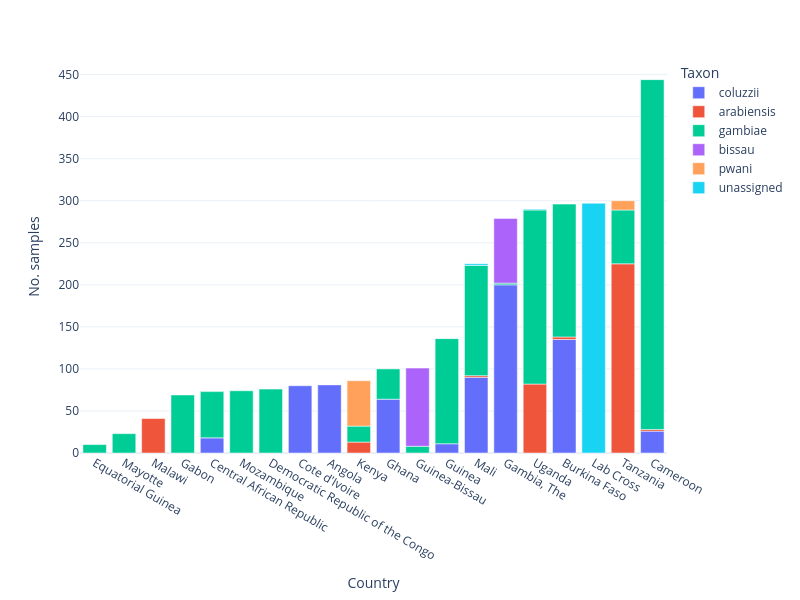
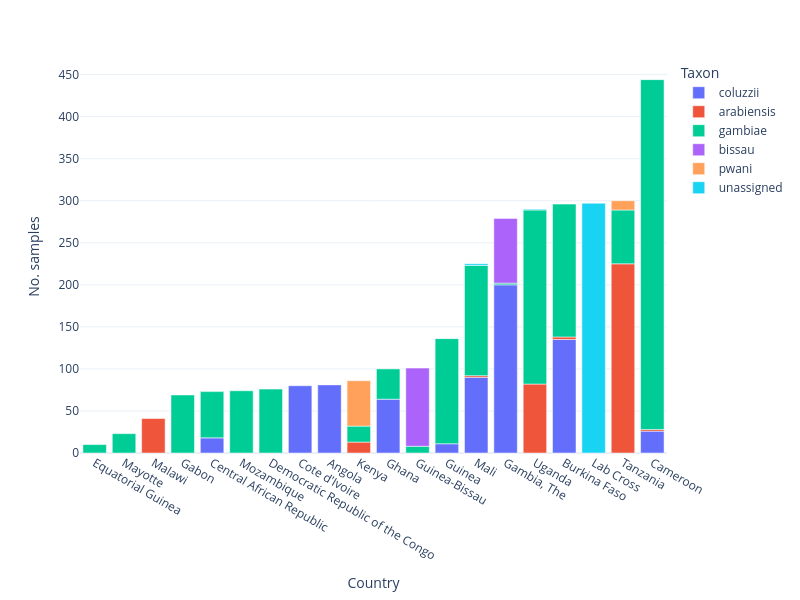

Here is the notebook cell these charts were saved with, in order:
### Markdown cell above
## `plot_samples_bar`

Plots a plotly bar chart of sample counts grouped by a chosen metadata variable (and optionally a second, for stacking/colouring).

Parameters:
- `x` (required): metadata column for the X axis / grouping, e.g. `"country"` or `"year"` (samples with missing `year` are dropped automatically when `x="year"`).
- `sample_sets`, `sample_query`, `sample_query_options`, `sample_indices`: sample-selection parameters as above.
- `color` (optional): a second metadata column to colour/stack bars by, e.g. `"taxon"`.
- `sort` (default `True`): if `True`, order the bars by count (ascending); if `False`, use the natural/categorical order of the `x` values.
- `template` (default `"plotly_white"`): plotly figure theme.
- `width`, `height` (default `800`, `600`): figure size in pixels.
- `show` (default `True`): display immediately vs. return the figure object.
- `renderer` (optional): plotly renderer name to use when displaying (e.g. `"notebook"`, `"png"`); `None` uses plotly's default.
- `**kwargs`: passed through to `plotly.express.bar()` for further customisation.

Below we plot sample counts by `country`, coloured by `taxon`, sorted by size.

### Code cell
ag3.plot_samples_bar(x="country", color="taxon", sample_sets="3.0", sort=True)

### Figure 1 — Plotly figure (JSON) as saved in the notebook; plotly's stock layout.template omitted (floating-point values rounded to 4 significant figures)
{"data": [{"hovertemplate": "taxon=coluzzii<br>country=%{x}<br>sample_id=%{y}<extra></extra>", "legendgroup": "coluzzii", "marker": {"color": "#636efa", "pattern": {"shape": ""}}, "name": "coluzzii", "orientation": "v", "showlegend": true, "textposition": "auto", "type": "bar", "x": ["Angola", "Burkina Faso", "Cameroon", "Central African Republic", "Cote d'Ivoire", "Gambia, The", "Ghana", "Guinea", "Mali"], "xaxis": "x", "y": [81, 135, 26, 18, 80, 200, 64, 11, 90], "yaxis": "y"}, {"hovertemplate": "taxon=arabiensis<br>country=%{x}<br>sample_id=%{y}<extra></extra>", "legendgroup": "arabiensis", "marker": {"color": "#EF553B", "pattern": {"shape": ""}}, "name": "arabiensis", "orientation": "v", "showlegend": true, "textposition": "auto", "type": "bar", "x": ["Burkina Faso", "Cameroon", "Kenya", "Malawi", "Mali", "Tanzania", "Uganda"], "xaxis": "x", "y": [3, 2, 13, 41, 2, 225, 82], "yaxis": "y"}, {"hovertemplate": "taxon=gambiae<br>country=%{x}<br>sample_id=%{y}<extra></extra>", "legendgroup": "gambiae", "marker": {"color": "#00cc96", "pattern": {"shape": ""}}, "name": "gambiae", "orientation": "v", "showlegend": true, "textposition": "auto", "type": "bar", "x": ["Burkina Faso", "Cameroon", "Central African Republic", "Democratic Republic of the Congo", "Equatorial Guinea", "Gabon", "Gambia, The", "Ghana", "Guinea", "Guinea-Bissau", "Kenya", "Mali", "Mayotte", "Mozambique", "Tanzania", "Uganda"], "xaxis": "x", "y": [158, 416, 55, 76, 10, 69, 2, 36, 125, 8, 19, 131, 23, 74, 64, 207], "yaxis": "y"}, {"hovertemplate": "taxon=bissau<br>country=%{x}<br>sample_id=%{y}<extra></extra>", "legendgroup": "bissau", "marker": {"color": "#ab63fa", "pattern": {"shape": ""}}, "name": "bissau", "orientation": "v", "showlegend": true, "textposition": "auto", "type": "bar", "x": ["Gambia, The", "Guinea-Bissau"], "xaxis": "x", "y": [77, 93], "yaxis": "y"}, {"hovertemplate": "taxon=pwani<br>country=%{x}<br>sample_id=%{y}<extra></extra>", "legendgroup": "pwani", "marker": {"color": "#FFA15A", "pattern": {"shape": ""}}, "name": "pwani", "orientation": "v", "showlegend": true, "textposition": "auto", "type": "bar", "x": ["Kenya", "Tanzania"], "xaxis": "x", "y": [54, 11], "yaxis": "y"}, {"hovertemplate": "taxon=unassigned<br>country=%{x}<br>sample_id=%{y}<extra></extra>", "legendgroup": "unassigned", "marker": {"color": "#19d3f3", "pattern": {"shape": ""}}, "name": "unassigned", "orientation": "v", "showlegend": true, "textposition": "auto", "type": "bar", "x": ["Lab Cross", "Mali", "Uganda"], "xaxis": "x", "y": [297, 2, 1], "yaxis": "y"}], "layout": {"barmode": "relative", "height": 600, "legend": {"title": {"text": "Taxon"}, "tracegroupgap": 0}, "margin": {"t": 60}, "width": 800, "xaxis": {"anchor": "y", "categoryarray": ["Equatorial Guinea", "Mayotte", "Malawi", "Gabon", "Central African Republic", "Mozambique", "Democratic Republic of the Congo", "Cote d'Ivoire", "Angola", "Kenya", "Ghana", "Guinea-Bissau", "Guinea", "Mali", "Gambia, The", "Uganda", "Burkina Faso", "Lab Cross", "Tanzania", "Cameroon"], "categoryorder": "array", "domain": [0.0, 1.0], "title": {"text": "Country"}}, "yaxis": {"anchor": "x", "domain": [0.0, 1.0], "title": {"text": "No. samples"}}}}

### Figure 2 — Plotly figure (JSON) as saved in the notebook; plotly's stock layout.template omitted (floating-point values rounded to 4 significant figures)
{"data": [{"hovertemplate": "taxon=coluzzii<br>country=%{x}<br>sample_id=%{y}<extra></extra>", "legendgroup": "coluzzii", "marker": {"color": "#636efa", "pattern": {"shape": ""}}, "name": "coluzzii", "orientation": "v", "showlegend": true, "textposition": "auto", "type": "bar", "x": ["Angola", "Burkina Faso", "Cameroon", "Central African Republic", "Cote d'Ivoire", "Gambia, The", "Ghana", "Guinea", "Mali"], "xaxis": "x", "y": [81, 135, 26, 18, 80, 200, 64, 11, 90], "yaxis": "y"}, {"hovertemplate": "taxon=arabiensis<br>country=%{x}<br>sample_id=%{y}<extra></extra>", "legendgroup": "arabiensis", "marker": {"color": "#EF553B", "pattern": {"shape": ""}}, "name": "arabiensis", "orientation": "v", "showlegend": true, "textposition": "auto", "type": "bar", "x": ["Burkina Faso", "Cameroon", "Kenya", "Malawi", "Mali", "Tanzania", "Uganda"], "xaxis": "x", "y": [3, 2, 13, 41, 2, 225, 82], "yaxis": "y"}, {"hovertemplate": "taxon=gambiae<br>country=%{x}<br>sample_id=%{y}<extra></extra>", "legendgroup": "gambiae", "marker": {"color": "#00cc96", "pattern": {"shape": ""}}, "name": "gambiae", "orientation": "v", "showlegend": true, "textposition": "auto", "type": "bar", "x": ["Burkina Faso", "Cameroon", "Central African Republic", "Democratic Republic of the Congo", "Equatorial Guinea", "Gabon", "Gambia, The", "Ghana", "Guinea", "Guinea-Bissau", "Kenya", "Mali", "Mayotte", "Mozambique", "Tanzania", "Uganda"], "xaxis": "x", "y": [158, 416, 55, 76, 10, 69, 2, 36, 125, 8, 19, 131, 23, 74, 64, 207], "yaxis": "y"}, {"hovertemplate": "taxon=bissau<br>country=%{x}<br>sample_id=%{y}<extra></extra>", "legendgroup": "bissau", "marker": {"color": "#ab63fa", "pattern": {"shape": ""}}, "name": "bissau", "orientation": "v", "showlegend": true, "textposition": "auto", "type": "bar", "x": ["Gambia, The", "Guinea-Bissau"], "xaxis": "x", "y": [77, 93], "yaxis": "y"}, {"hovertemplate": "taxon=pwani<br>country=%{x}<br>sample_id=%{y}<extra></extra>", "legendgroup": "pwani", "marker": {"color": "#FFA15A", "pattern": {"shape": ""}}, "name": "pwani", "orientation": "v", "showlegend": true, "textposition": "auto", "type": "bar", "x": ["Kenya", "Tanzania"], "xaxis": "x", "y": [54, 11], "yaxis": "y"}, {"hovertemplate": "taxon=unassigned<br>country=%{x}<br>sample_id=%{y}<extra></extra>", "legendgroup": "unassigned", "marker": {"color": "#19d3f3", "pattern": {"shape": ""}}, "name": "unassigned", "orientation": "v", "showlegend": true, "textposition": "auto", "type": "bar", "x": ["Lab Cross", "Mali", "Uganda"], "xaxis": "x", "y": [297, 2, 1], "yaxis": "y"}], "layout": {"barmode": "relative", "height": 600, "legend": {"title": {"text": "Taxon"}, "tracegroupgap": 0}, "margin": {"t": 60}, "width": 800, "xaxis": {"anchor": "y", "categoryarray": ["Equatorial Guinea", "Mayotte", "Malawi", "Gabon", "Central African Republic", "Mozambique", "Democratic Republic of the Congo", "Cote d'Ivoire", "Angola", "Kenya", "Ghana", "Guinea-Bissau", "Guinea", "Mali", "Gambia, The", "Uganda", "Burkina Faso", "Lab Cross", "Tanzania", "Cameroon"], "categoryorder": "array", "domain": [0.0, 1.0], "title": {"text": "Country"}}, "yaxis": {"anchor": "x", "domain": [0.0, 1.0], "title": {"text": "No. samples"}}}}
